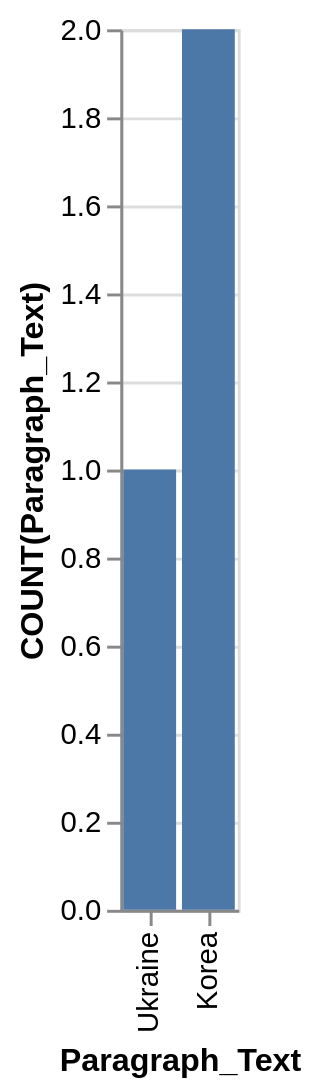

Here is the Vega-Lite specification saved for this chart:
### Vega-Lite specification from a JSON file in a GitHub repository (floating-point values rounded to 4 significant figures)
{"data": {"values": [{"x_data": "Ukraine", "y_data": 1}, {"x_data": "Korea", "y_data": 2}]}, "mark": "bar", "encoding": {"x": {"field": "x_data", "type": "nominal", "title": "Paragraph_Text", "sort": {"op": "sum", "field": "y_data", "order": "ascending"}}, "y": {"field": "y_data", "type": "quantitative", "title": "COUNT(Paragraph_Text)"}}}
